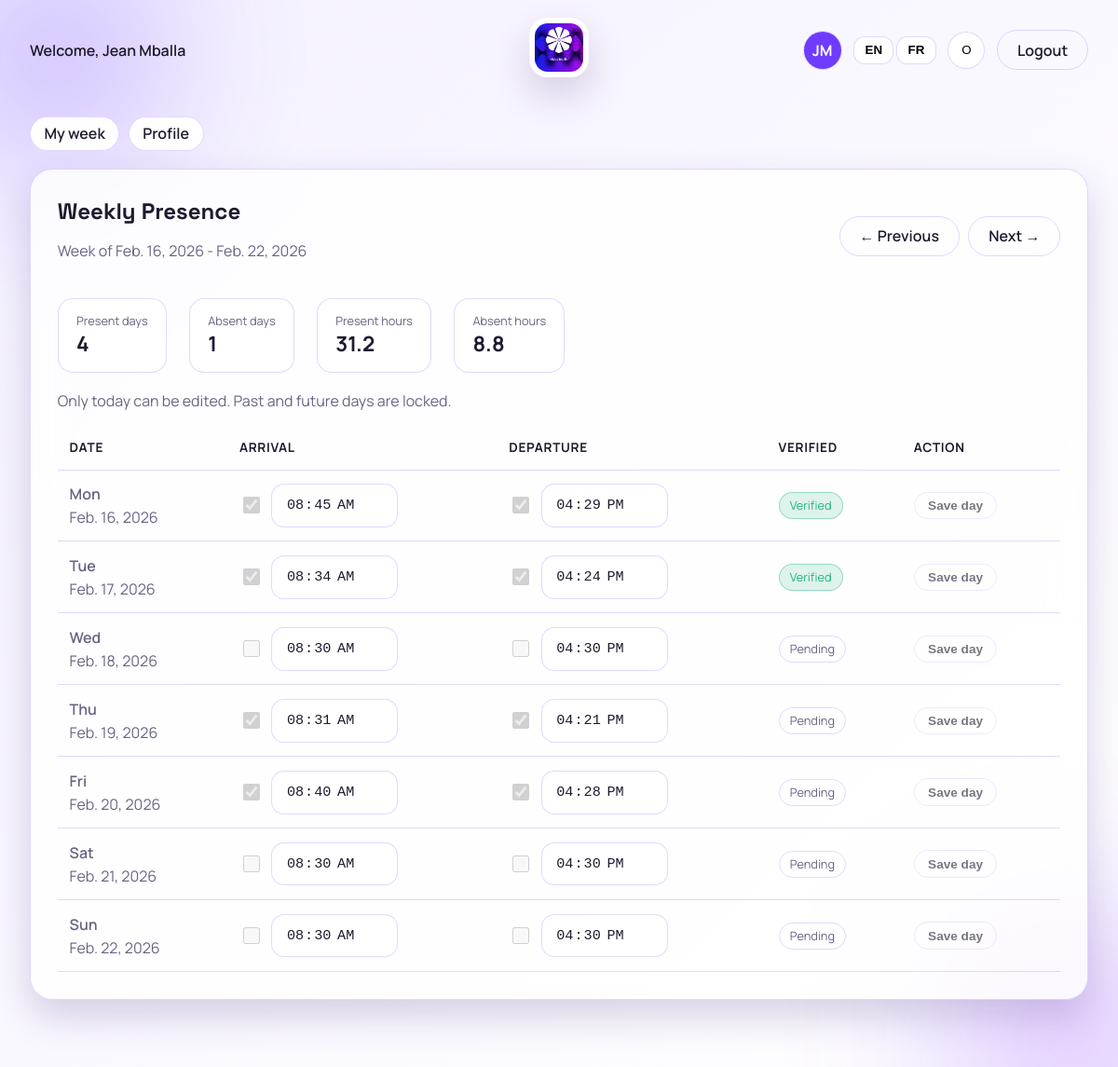
The page /employee/?week=2026-02-16 (signed in) on the database its author committed.
### attendance/models.py (models this page shows, shortened)
class User(AbstractUser):
    class Roles(models.TextChoices):
        ADMIN = "admin", _("Admin")
        SUPERVISOR = "supervisor", _("Supervisor")
        EMPLOYEE = "employee", _("Employee")
    role = models.CharField(
        max_length=20, choices=Roles.choices, default=Roles.EMPLOYEE
    )
    department = models.ForeignKey(
        Department, on_delete=models.SET_NULL, null=True, blank=True
    )
    is_intern = models.BooleanField(default=False)
    start_date = models.DateField(default=timezone.localdate)
    profile_image = models.ImageField(upload_to="profiles/", null=True, blank=True)
    @property
    def is_admin(self) -> bool:
        return self.is_superuser or self.role == self.Roles.ADMIN
    @property
    def is_supervisor(self) -> bool:
        return self.is_superuser or self.role == self.Roles.SUPERVISOR
    def expected_end_time(self) -> time:
        return INTERN_END_TIME if self.is_intern else WORK_END_TIME
    def initials(self) -> str:
        full_name = f"{self.first_name} {self.last_name}".strip()
        parts = [part for part in full_name.split() if part]
        if len(parts) >= 2:
            return f"{parts[0][0]}{parts[1][0]}".upper()
        if len(parts) == 1:
            return parts[0][:2].upper()
        return (self.username or "U")[:2].upper()
    def avatar_color(self) -> str:
        palette = [
            "#6F3CFF",
            "#9C5BFF",
            "#F05CFF",
            "#24B47E",
            "#FF7A59",
            "#1F8EFA",
            "#F2C94C",
            "#5E60CE",
        ]
        seed = f"{self.username}{self.first_name}{self.last_name}"
        total = sum(ord(char) for char in seed) if seed else 0
        return palette[total % len(palette)]

class AttendanceDay(models.Model):
    user = models.ForeignKey(User, on_delete=models.CASCADE, related_name="attendances")
    date = models.DateField()
    arrival_time = models.TimeField(null=True, blank=True)
    departure_time = models.TimeField(null=True, blank=True)
    verified_by = models.ForeignKey(
        User,
        null=True,
        blank=True,
        on_delete=models.SET_NULL,
        related_name="verified_attendances",
    )
    verified_at = models.DateTimeField(null=True, blank=True)
    created_at = models.DateTimeField(auto_now_add=True)
    updated_at = models.DateTimeField(auto_now=True)
    class Meta:
        ordering = ["-date", "user__last_name", "user__first_name"]
        constraints = [
            models.UniqueConstraint(fields=["user", "date"], name="unique_attendance_day")
        ]
    @property
    def is_verified(self) -> bool:
        return self.verified_by is not None

### attendance/views.py (the view, shortened to what this page needs)
# urls.py: path("employee/", views.employee_week, name="employee_week"),
@login_required
def employee_week(request):
    viewer = request.user
    target_id = request.GET.get("user") or request.POST.get("user_id")
    target_user = viewer
    today = timezone.localdate()
    week_start = parse_date(request.GET.get("week")) or get_week_start(today)
    week_days = get_week_days(week_start)
    week_end = week_start + timedelta(days=6)
    attendance_qs = AttendanceDay.objects.filter(
        user=target_user, date__range=(week_start, week_end)
    )
    attendance_map = {record.date: record for record in attendance_qs}
    is_self_employee = viewer == target_user and viewer.role == User.Roles.EMPLOYEE
    effective_end = min(week_end, today)
    effective_start = max(week_start, target_user.start_date)
    present_days = sum(
        1
        for record in attendance_map.values()
        if record.arrival_time is not None
        and effective_start <= record.date <= effective_end
    )
    expected_days = (
        working_days_between(effective_start, effective_end)
        if effective_start <= effective_end
        else 0
    )
    absent_days = max(expected_days - present_days, 0)
    present_hours = 0.0
    for record in attendance_map.values():
        if (
            record.arrival_time
            and record.departure_time
            and effective_start <= record.date <= effective_end
        ):
            present_hours += hours_between(record.arrival_time, record.departure_time)
    expected_hours = expected_daily_hours(target_user.is_intern) * expected_days
    absent_hours = max(expected_hours - present_hours, 0)
    week_rows = []
    for day in week_days:
        record = attendance_map.get(day)
        is_before_start = day < target_user.start_date
        if is_self_employee:
            can_edit_arrival = day == today and (
                record is None or record.arrival_time is None
            )
            can_edit_departure = day == today and (
                record is None or record.departure_time is None
            )
        if is_before_start:
            can_edit_arrival = False
            can_edit_departure = False
        is_locked = is_before_start or day > today or (is_self_employee and day != today)
        week_rows.append(
            {
                "date": day,
                "record": record,
                "can_edit_arrival": can_edit_arrival,
                "can_edit_departure": can_edit_departure,
                "is_future": day > today,
                "is_before_start": is_before_start,
                "is_locked": is_locked,
            }
        )
    context = {
        "week_start": week_start,
        "week_end": week_end,
        "prev_week": week_start - timedelta(days=7),
        "next_week": week_start + timedelta(days=7),
        "week_rows": week_rows,
        "today": today,
        "present_days": present_days,
        "absent_days": absent_days,
        "present_hours": present_hours,
        "absent_hours": absent_hours,
        "expected_hours": expected_hours,
        "default_departure_time": target_user.expected_end_time(),
        "target_user": target_user,
        "is_editing_other": target_user != viewer,
        "is_self_employee": is_self_employee,
    }
    return render(request, "employee_week.html", context)

### attendance/utils.py (called while the page is built)
def get_week_days(week_start: date) -> list[date]:
    return [week_start + timedelta(days=offset) for offset in range(7)]

def parse_date(value: Optional[str]) -> Optional[date]:
    if not value:
        return None
    try:
        return date.fromisoformat(value)
    except ValueError:
        return None

def date_range(start: date, end: date) -> Iterable[date]:
    current = start
    while current <= end:
        yield current
        current += timedelta(days=1)

def working_days_between(start: date, end: date) -> int:
    count = 0
    for day in date_range(start, end):
        if day.weekday() < 5:
            count += 1
    return count

def get_client_ip(request) -> str:
    forwarded = request.META.get("HTTP_X_FORWARDED_FOR")
    if forwarded:
        return forwarded.split(",")[0].strip()
    return request.META.get("REMOTE_ADDR", "")

def hours_between(start_time: time, end_time: time) -> float:
    start_dt = datetime.combine(date.today(), start_time)
    end_dt = datetime.combine(date.today(), end_time)
    delta = end_dt - start_dt
    return max(delta.total_seconds() / 3600, 0)

def expected_daily_hours(is_intern: bool) -> float:
    end_time = INTERN_END_TIME if is_intern else WORK_END_TIME
    return hours_between(WORK_START_TIME, end_time)

### templates/employee_week.html (shortened to what this page needs)
{% extends "base.html" %}
{% load i18n %}
{% block content %}
  <section class="card">
    <div class="card-header">
      <div>
        <h1>{% trans "Weekly Presence" %}</h1>
        <p class="muted">
          {% trans "Week of" %} {{ week_start }} - {{ week_end }}
        </p>
      </div>
      <div class="header-actions">
        <a class="btn btn-outline" href="?week={{ prev_week|date:'Y-m-d' }}">&#8592; {% trans "Previous" %}</a>
        <a class="btn btn-outline" href="?week={{ next_week|date:'Y-m-d' }}">{% trans "Next" %} &#8594;</a>
      </div>
    </div>
    <div class="stats">
      <div class="stat">
        <span class="stat-label">{% trans "Present days" %}</span>
        <span class="stat-value">{{ present_days }}</span>
      </div>
      <div class="stat">
        <span class="stat-label">{% trans "Absent days" %}</span>
        <span class="stat-value">{{ absent_days }}</span>
      </div>
      <div class="stat">
        <span class="stat-label">{% trans "Present hours" %}</span>
        <span class="stat-value">{{ present_hours|floatformat:1 }}</span>
      </div>
      <div class="stat">
        <span class="stat-label">{% trans "Absent hours" %}</span>
        <span class="stat-value">{{ absent_hours|floatformat:1 }}</span>
      </div>
    </div>
    {% if is_self_employee %}
      <p class="muted">{% trans "Only today can be edited. Past and future days are locked." %}</p>
    {% endif %}
    <form method="post" class="form">
      <div class="table-wrap">
        <table class="data-table">
          <thead>
            <tr>
              <th>{% trans "Date" %}</th>
              <th>{% trans "Arrival" %}</th>
              <th>{% trans "Departure" %}</th>
              <th>{% trans "Verified" %}</th>
              <th>{% trans "Action" %}</th>
            </tr>
          </thead>
          <tbody>
            {% for row in week_rows %}
              <tr class="{% if row.is_locked %}row-muted{% endif %}">
                <td>
                  <div class="date-cell">
                    <span class="date-day">{{ row.date|date:"D" }}</span>
                    <span class="date-full">{{ row.date }}</span>
                  </div>
                </td>
                <td>
                  <div class="checkline">
                    <input
                      type="checkbox"
                      name="arrive_{{ row.date|date:'Y-m-d' }}"
                      {% if row.record and row.record.arrival_time %}checked{% endif %}
                      {% if not row.can_edit_arrival %}disabled{% endif %}
                    />
                    <input
                      type="time"
                      name="arrive_time_{{ row.date|date:'Y-m-d' }}"
                      value="{% if row.record and row.record.arrival_time %}{{ row.record.arrival_time|time:'H:i' }}{% else %}08:30{% endif %}"
                      {% if not row.can_edit_arrival %}disabled{% endif %}
                    />
                  </div>
                </td>
                <td>
                  <div class="checkline">
                    <input
                      type="checkbox"
                      name="depart_{{ row.date|date:'Y-m-d' }}"
                      {% if row.record and row.record.departure_time %}checked{% endif %}
                      {% if not row.can_edit_departure %}disabled{% endif %}
                    />
                    <input
                      type="time"
                      name="depart_time_{{ row.date|date:'Y-m-d' }}"
                      value="{% if row.record and row.record.departure_time %}{{ row.record.departure_time|time:'H:i' }}{% else %}{{ default_departure_time|time:'H:i' }}{% endif %}"
                      {% if not row.can_edit_departure %}disabled{% endif %}
                    />
                  </div>
                </td>
                <td>
                  {% if row.record and row.record.is_verified %}
                    <span class="badge success">{% trans "Verified" %}</span>
                  {% else %}
                    <span class="badge">{% trans "Pending" %}</span>
                  {% endif %}
                </td>
                <td>
                  <button
                    class="btn btn-outline btn-sm"
                    type="submit"
                    name="save_day"
                    value="{{ row.date|date:'Y-m-d' }}"
                    {% if row.is_locked %}disabled{% endif %}
                  >
                    {% trans "Save day" %}
                  </button>
                </td>
              </tr>
            {% endfor %}
          </tbody>
        </table>
      </div>
    </form>
  </section>
{% endblock %}

### templates/base.html (shortened to what this page needs)
{% load static i18n %}
<!DOCTYPE html>
<html lang="{{ LANGUAGE_CODE }}" data-theme="light">
  <head>
    <link rel="stylesheet" href="{% static 'css/styles.css' %}" />
    <link
      rel="stylesheet"
      href="https://cdnjs.cloudflare.com/ajax/libs/font-awesome/6.5.1/css/all.min.css"
    />
  </head>
  <body>
    <div class="bg-orb orb-1"></div>
    <div class="bg-orb orb-2"></div>
    <header class="topbar">
      <div class="nav-left">
        {% if user.is_authenticated %}
          <div class="welcome">
            {% trans "Welcome" %}, {{ user.get_full_name|default:user.username }}
          </div>
        {% else %}
          <div class="welcome">{% trans "Welcome" %}</div>
        {% endif %}
      </div>
      <div class="nav-center">
        <img class="logo" src="{% static 'logo.jpg' %}" alt="Naumur logo" />
      </div>
      <div class="nav-right">
        {% if user.is_authenticated %}
          <a class="avatar-link" href="{% url 'profile' %}">
            {% if user.profile_image %}
              <img class="avatar-img" src="{{ user.profile_image.url }}" alt="{{ user.get_full_name|default:user.username }}" />
            {% else %}
              <span class="avatar-fallback" style="background: {{ user.avatar_color }};">
                {{ user.initials }}
              </span>
            {% endif %}
          </a>
        {% endif %}
        <form class="lang-switch" action="{% url 'set_language' %}" method="post">
          <button type="submit" name="language" value="en">EN</button>
          <button type="submit" name="language" value="fr">FR</button>
        </form>
        <button class="theme-toggle" type="button" data-theme-toggle>
          <span class="theme-icon" aria-hidden="true">O</span>
        </button>
        {% if user.is_authenticated %}
          <a class="btn btn-outline" href="{% url 'logout' %}">{% trans "Logout" %}</a>
        {% endif %}
      </div>
    </header>
    <main class="container">
      {% if user.is_authenticated %}
        <nav class="subnav">
          <a class="chip" href="{% url 'employee_week' %}">{% trans "My week" %}</a>
          <a class="chip" href="{% url 'profile' %}">{% trans "Profile" %}</a>
        </nav>
      {% endif %}
      {% block content %}{% endblock %}
    </main>
  </body>
</html>

### rows shown on the page
User: get_full_name "Jean Mballa", initials "JM"
AttendanceDay: date "Mon", date "Feb. 16, 2026", arrival_time "☑", record.arrival_time "08:45", departure_time "☑", record.departure_time "16:29"
AttendanceDay: date "Tue", date "Feb. 17, 2026", arrival_time "☑", record.arrival_time "08:34", departure_time "☑", record.departure_time "16:24"
AttendanceDay: date "Thu", date "Feb. 19, 2026", arrival_time "☑", record.arrival_time "08:31", departure_time "☑", record.departure_time "16:21"
AttendanceDay: date "Fri", date "Feb. 20, 2026", arrival_time "☑", record.arrival_time "08:40", departure_time "☑", record.departure_time "16:28"

### other values the page prints
{{ week_start }} "Feb. 16, 2026"
{{ week_end }} "Feb. 22, 2026"
{{ present_days }} "4"
{{ absent_days }} "1"
{{ present_hours|floatformat:1 }} "31.2"
{{ absent_hours|floatformat:1 }} "8.8"
{{ row.date|date:"D" }} "Wed" "Sat" "Sun"
{{ row.date }} "Feb. 18, 2026" "Feb. 21, 2026" "Feb. 22, 2026"
